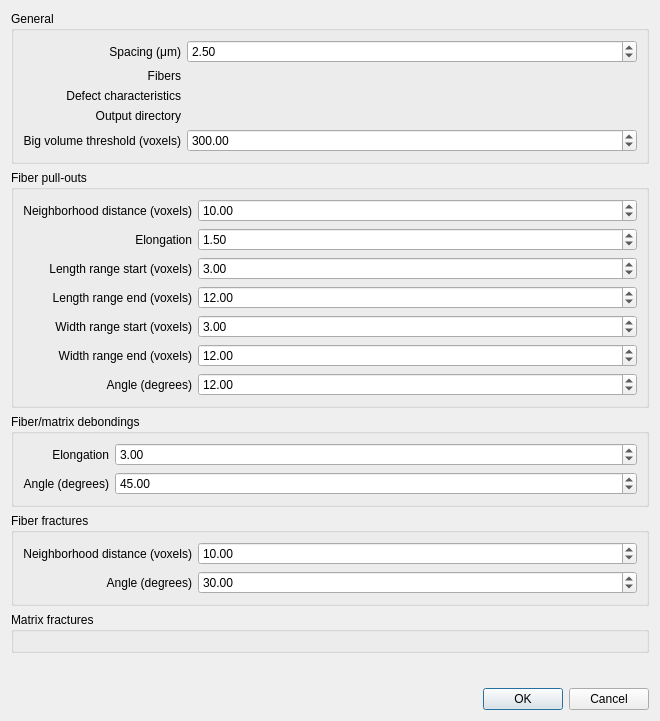
<?xml version="1.0" encoding="UTF-8"?>
<ui version="4.0">
 <class>ClassifyDefects</class>
 <widget class="QDialog" name="ClassifyDefects">
  <property name="geometry">
   <rect>
    <x>0</x>
    <y>0</y>
    <width>660</width>
    <height>721</height>
   </rect>
  </property>
  <property name="windowTitle">
   <string>4DCT Classify Defects</string>
  </property>
  <layout class="QVBoxLayout" name="verticalLayout">
   <item>
    <widget class="QGroupBox" name="groupBox">
     <property name="title">
      <string>General</string>
     </property>
     <layout class="QGridLayout" name="gridLayout_2">
      <item row="2" column="0">
       <widget class="QLabel" name="label">
        <property name="text">
         <string>Defect characteristics</string>
        </property>
        <property name="alignment">
         <set>Qt::AlignRight|Qt::AlignTrailing|Qt::AlignVCenter</set>
        </property>
       </widget>
      </item>
      <item row="1" column="0">
       <widget class="QLabel" name="label_3">
        <property name="text">
         <string>Fibers</string>
        </property>
        <property name="alignment">
         <set>Qt::AlignRight|Qt::AlignTrailing|Qt::AlignVCenter</set>
        </property>
       </widget>
      </item>
      <item row="4" column="0">
       <widget class="QLabel" name="label_13">
        <property name="whatsThis">
         <string>If a defect has a smaller volume than this value it will be considered as a small defect and treated differently</string>
        </property>
        <property name="text">
         <string>Big volume threshold (voxels)</string>
        </property>
        <property name="alignment">
         <set>Qt::AlignRight|Qt::AlignTrailing|Qt::AlignVCenter</set>
        </property>
       </widget>
      </item>
      <item row="0" column="0">
       <widget class="QLabel" name="label_4">
        <property name="whatsThis">
         <string>Spacing of the original CT image</string>
        </property>
        <property name="text">
         <string>Spacing (μm)</string>
        </property>
        <property name="alignment">
         <set>Qt::AlignRight|Qt::AlignTrailing|Qt::AlignVCenter</set>
        </property>
       </widget>
      </item>
      <item row="4" column="1">
       <widget class="QDoubleSpinBox" name="dsbBigVolumeThreshold">
        <property name="decimals">
         <number>2</number>
        </property>
        <property name="maximum">
         <double>99999.990000000005239</double>
        </property>
        <property name="value">
         <double>300.000000000000000</double>
        </property>
       </widget>
      </item>
      <item row="0" column="1">
       <widget class="QDoubleSpinBox" name="dsbSpacing">
        <property name="sizePolicy">
         <sizepolicy hsizetype="Expanding" vsizetype="Fixed">
          <horstretch>0</horstretch>
          <verstretch>0</verstretch>
         </sizepolicy>
        </property>
        <property name="maximum">
         <double>99999.990000000005239</double>
        </property>
        <property name="value">
         <double>2.500000000000000</double>
        </property>
       </widget>
      </item>
      <item row="3" column="0">
       <widget class="QLabel" name="label_2">
        <property name="text">
         <string>Output directory</string>
        </property>
        <property name="alignment">
         <set>Qt::AlignRight|Qt::AlignTrailing|Qt::AlignVCenter</set>
        </property>
       </widget>
      </item>
      <item row="1" column="1">
       <widget class="iASetPathWidget" name="Fibers" native="true"/>
      </item>
      <item row="2" column="1">
       <widget class="iASetPathWidget" name="Defects" native="true"/>
      </item>
      <item row="3" column="1">
       <widget class="iASetPathWidget" name="Output" native="true"/>
      </item>
     </layout>
    </widget>
   </item>
   <item>
    <widget class="QGroupBox" name="groupBox_2">
     <property name="title">
      <string>Fiber pull-outs</string>
     </property>
     <layout class="QGridLayout" name="gridLayout_3">
      <item row="5" column="1">
       <widget class="QDoubleSpinBox" name="dsbWidthRangeP_2">
        <property name="maximum">
         <double>99999.990000000005239</double>
        </property>
        <property name="value">
         <double>12.000000000000000</double>
        </property>
       </widget>
      </item>
      <item row="1" column="1">
       <widget class="QDoubleSpinBox" name="dsbElongationP">
        <property name="sizePolicy">
         <sizepolicy hsizetype="Expanding" vsizetype="Fixed">
          <horstretch>0</horstretch>
          <verstretch>0</verstretch>
         </sizepolicy>
        </property>
        <property name="maximum">
         <double>99999.990000000005239</double>
        </property>
        <property name="value">
         <double>1.500000000000000</double>
        </property>
       </widget>
      </item>
      <item row="3" column="0">
       <widget class="QLabel" name="label_14">
        <property name="whatsThis">
         <string>Maximum length of a pull-out</string>
        </property>
        <property name="text">
         <string>Length range end (voxels)</string>
        </property>
        <property name="alignment">
         <set>Qt::AlignRight|Qt::AlignTrailing|Qt::AlignVCenter</set>
        </property>
       </widget>
      </item>
      <item row="3" column="1">
       <widget class="QDoubleSpinBox" name="dsbLengthRangeP_2">
        <property name="maximum">
         <double>99999.990000000005239</double>
        </property>
        <property name="value">
         <double>12.000000000000000</double>
        </property>
       </widget>
      </item>
      <item row="5" column="0">
       <widget class="QLabel" name="label_15">
        <property name="whatsThis">
         <string>Maximum width of a pull-out</string>
        </property>
        <property name="text">
         <string>Width range end (voxels)</string>
        </property>
        <property name="alignment">
         <set>Qt::AlignRight|Qt::AlignTrailing|Qt::AlignVCenter</set>
        </property>
       </widget>
      </item>
      <item row="1" column="0">
       <widget class="QLabel" name="label_5">
        <property name="whatsThis">
         <string>Ratio between pull-out length and width</string>
        </property>
        <property name="text">
         <string>Elongation</string>
        </property>
        <property name="alignment">
         <set>Qt::AlignRight|Qt::AlignTrailing|Qt::AlignVCenter</set>
        </property>
       </widget>
      </item>
      <item row="6" column="0">
       <widget class="QLabel" name="label_9">
        <property name="whatsThis">
         <string>Angle between a pull-out and the loading direction</string>
        </property>
        <property name="text">
         <string>Angle (degrees)</string>
        </property>
        <property name="alignment">
         <set>Qt::AlignRight|Qt::AlignTrailing|Qt::AlignVCenter</set>
        </property>
       </widget>
      </item>
      <item row="4" column="0">
       <widget class="QLabel" name="label_8">
        <property name="whatsThis">
         <string>Minimum width of a pull-out</string>
        </property>
        <property name="text">
         <string>Width range start (voxels)</string>
        </property>
        <property name="alignment">
         <set>Qt::AlignRight|Qt::AlignTrailing|Qt::AlignVCenter</set>
        </property>
       </widget>
      </item>
      <item row="2" column="1">
       <widget class="QDoubleSpinBox" name="dsbLengthRangeP_1">
        <property name="maximum">
         <double>99999.990000000005239</double>
        </property>
        <property name="value">
         <double>3.000000000000000</double>
        </property>
       </widget>
      </item>
      <item row="2" column="0">
       <widget class="QLabel" name="label_7">
        <property name="whatsThis">
         <string>Minimum length of a pull-out</string>
        </property>
        <property name="text">
         <string>Length range start (voxels)</string>
        </property>
        <property name="alignment">
         <set>Qt::AlignRight|Qt::AlignTrailing|Qt::AlignVCenter</set>
        </property>
       </widget>
      </item>
      <item row="4" column="1">
       <widget class="QDoubleSpinBox" name="dsbWidthRangeP_1">
        <property name="maximum">
         <double>99999.990000000005239</double>
        </property>
        <property name="value">
         <double>3.000000000000000</double>
        </property>
       </widget>
      </item>
      <item row="6" column="1">
       <widget class="QDoubleSpinBox" name="dsbAngleP">
        <property name="maximum">
         <double>90.000000000000000</double>
        </property>
        <property name="value">
         <double>12.000000000000000</double>
        </property>
       </widget>
      </item>
      <item row="0" column="1">
       <widget class="QDoubleSpinBox" name="dsbNeighborhoodDistanceP">
        <property name="maximum">
         <double>9999.000000000000000</double>
        </property>
        <property name="value">
         <double>10.000000000000000</double>
        </property>
       </widget>
      </item>
      <item row="0" column="0">
       <widget class="QLabel" name="label_18">
        <property name="text">
         <string>Neighborhood distance (voxels)</string>
        </property>
        <property name="alignment">
         <set>Qt::AlignRight|Qt::AlignTrailing|Qt::AlignVCenter</set>
        </property>
       </widget>
      </item>
     </layout>
     <zorder>label_5</zorder>
     <zorder>dsbElongationP</zorder>
     <zorder>label_7</zorder>
     <zorder>dsbLengthRangeP_1</zorder>
     <zorder>label_14</zorder>
     <zorder>dsbLengthRangeP_2</zorder>
     <zorder>label_8</zorder>
     <zorder>dsbWidthRangeP_1</zorder>
     <zorder>label_15</zorder>
     <zorder>dsbWidthRangeP_2</zorder>
     <zorder>label_9</zorder>
     <zorder>dsbAngleP</zorder>
     <zorder>dsbNeighborhoodDistanceP</zorder>
     <zorder>label_18</zorder>
    </widget>
   </item>
   <item>
    <widget class="QGroupBox" name="groupBox_3">
     <property name="title">
      <string>Fiber/matrix debondings</string>
     </property>
     <layout class="QGridLayout" name="gridLayout_4">
      <item row="0" column="1">
       <widget class="QDoubleSpinBox" name="dsbElongationD">
        <property name="sizePolicy">
         <sizepolicy hsizetype="Expanding" vsizetype="Fixed">
          <horstretch>0</horstretch>
          <verstretch>0</verstretch>
         </sizepolicy>
        </property>
        <property name="maximum">
         <double>99999.990000000005239</double>
        </property>
        <property name="value">
         <double>3.000000000000000</double>
        </property>
       </widget>
      </item>
      <item row="1" column="1">
       <widget class="QDoubleSpinBox" name="dsbAngleD">
        <property name="maximum">
         <double>90.000000000000000</double>
        </property>
        <property name="value">
         <double>45.000000000000000</double>
        </property>
       </widget>
      </item>
      <item row="0" column="0">
       <widget class="QLabel" name="label_6">
        <property name="whatsThis">
         <string>Ratio between debonding length and width</string>
        </property>
        <property name="text">
         <string>Elongation</string>
        </property>
        <property name="alignment">
         <set>Qt::AlignRight|Qt::AlignTrailing|Qt::AlignVCenter</set>
        </property>
       </widget>
      </item>
      <item row="1" column="0">
       <widget class="QLabel" name="label_11">
        <property name="whatsThis">
         <string>Angle between a fiber/matrix debonding and the loading direction</string>
        </property>
        <property name="text">
         <string>Angle (degrees)</string>
        </property>
        <property name="alignment">
         <set>Qt::AlignRight|Qt::AlignTrailing|Qt::AlignVCenter</set>
        </property>
       </widget>
      </item>
     </layout>
    </widget>
   </item>
   <item>
    <widget class="QGroupBox" name="groupBox_5">
     <property name="title">
      <string>Fiber fractures</string>
     </property>
     <layout class="QGridLayout" name="gridLayout_5">
      <item row="1" column="0">
       <widget class="QLabel" name="label_10">
        <property name="whatsThis">
         <string>Angle between between fibers to be considered as a fiber fracture candidate</string>
        </property>
        <property name="text">
         <string>Angle (degrees)</string>
        </property>
        <property name="alignment">
         <set>Qt::AlignRight|Qt::AlignTrailing|Qt::AlignVCenter</set>
        </property>
       </widget>
      </item>
      <item row="1" column="1">
       <widget class="QDoubleSpinBox" name="dsbAngleB">
        <property name="sizePolicy">
         <sizepolicy hsizetype="Expanding" vsizetype="Fixed">
          <horstretch>0</horstretch>
          <verstretch>0</verstretch>
         </sizepolicy>
        </property>
        <property name="maximum">
         <double>90.000000000000000</double>
        </property>
        <property name="value">
         <double>30.000000000000000</double>
        </property>
       </widget>
      </item>
      <item row="0" column="1">
       <widget class="QDoubleSpinBox" name="dsbNeighborhoodDistanceFF">
        <property name="maximum">
         <double>9999.000000000000000</double>
        </property>
        <property name="value">
         <double>10.000000000000000</double>
        </property>
       </widget>
      </item>
      <item row="0" column="0">
       <widget class="QLabel" name="label_17">
        <property name="text">
         <string>Neighborhood distance (voxels)</string>
        </property>
        <property name="alignment">
         <set>Qt::AlignRight|Qt::AlignTrailing|Qt::AlignVCenter</set>
        </property>
       </widget>
      </item>
     </layout>
    </widget>
   </item>
   <item>
    <widget class="QGroupBox" name="groupBox_4">
     <property name="title">
      <string>Matrix fractures</string>
     </property>
     <layout class="QGridLayout" name="gridLayout"/>
    </widget>
   </item>
   <item>
    <spacer name="verticalSpacer">
     <property name="orientation">
      <enum>Qt::Vertical</enum>
     </property>
     <property name="sizeHint" stdset="0">
      <size>
       <width>20</width>
       <height>40</height>
      </size>
     </property>
    </spacer>
   </item>
   <item>
    <widget class="QDialogButtonBox" name="buttonBox">
     <property name="orientation">
      <enum>Qt::Horizontal</enum>
     </property>
     <property name="standardButtons">
      <set>QDialogButtonBox::Cancel|QDialogButtonBox::Ok</set>
     </property>
    </widget>
   </item>
  </layout>
 </widget>
 <customwidgets>
  <customwidget>
   <class>iASetPathWidget</class>
   <extends>QWidget</extends>
   <header>iASetPathWidget.h</header>
   <container>1</container>
  </customwidget>
 </customwidgets>
 <resources/>
 <connections>
  <connection>
   <sender>buttonBox</sender>
   <signal>accepted()</signal>
   <receiver>ClassifyDefects</receiver>
   <slot>accept()</slot>
   <hints>
    <hint type="sourcelabel">
     <x>248</x>
     <y>254</y>
    </hint>
    <hint type="destinationlabel">
     <x>157</x>
     <y>274</y>
    </hint>
   </hints>
  </connection>
  <connection>
   <sender>buttonBox</sender>
   <signal>rejected()</signal>
   <receiver>ClassifyDefects</receiver>
   <slot>reject()</slot>
   <hints>
    <hint type="sourcelabel">
     <x>316</x>
     <y>260</y>
    </hint>
    <hint type="destinationlabel">
     <x>286</x>
     <y>274</y>
    </hint>
   </hints>
  </connection>
 </connections>
</ui>
